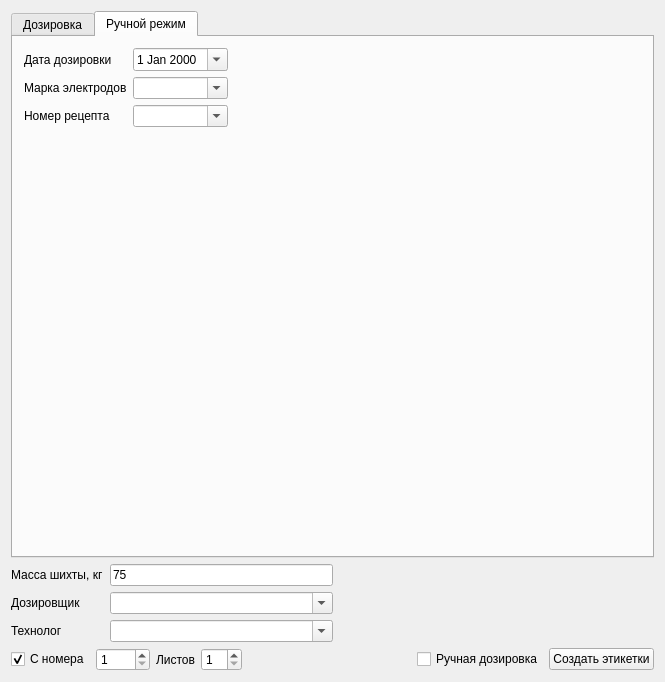
<?xml version="1.0" encoding="UTF-8"?>
<ui version="4.0">
 <class>MainWidget</class>
 <widget class="QWidget" name="MainWidget">
  <property name="geometry">
   <rect>
    <x>0</x>
    <y>0</y>
    <width>665</width>
    <height>682</height>
   </rect>
  </property>
  <property name="windowTitle">
   <string>Этикетки для кюбелей</string>
  </property>
  <layout class="QVBoxLayout" name="verticalLayout_2">
   <item>
    <widget class="QTabWidget" name="tabWidget">
     <property name="currentIndex">
      <number>1</number>
     </property>
     <widget class="QWidget" name="tab">
      <attribute name="title">
       <string>Дозировка</string>
      </attribute>
      <layout class="QVBoxLayout" name="verticalLayout">
       <item>
        <layout class="QHBoxLayout" name="horizontalLayout_3">
         <item>
          <widget class="QLabel" name="label_7">
           <property name="text">
            <string>С</string>
           </property>
          </widget>
         </item>
         <item>
          <widget class="DateEdit" name="dateEditBeg">
           <property name="calendarPopup">
            <bool>true</bool>
           </property>
          </widget>
         </item>
         <item>
          <widget class="QLabel" name="label_8">
           <property name="text">
            <string>По</string>
           </property>
          </widget>
         </item>
         <item>
          <widget class="DateEdit" name="dateEditEnd">
           <property name="calendarPopup">
            <bool>true</bool>
           </property>
          </widget>
         </item>
         <item>
          <widget class="QPushButton" name="cmdUpd">
           <property name="text">
            <string>Обновить</string>
           </property>
          </widget>
         </item>
         <item>
          <spacer name="horizontalSpacer_3">
           <property name="orientation">
            <enum>Qt::Horizontal</enum>
           </property>
           <property name="sizeHint" stdset="0">
            <size>
             <width>40</width>
             <height>20</height>
            </size>
           </property>
          </spacer>
         </item>
        </layout>
       </item>
       <item>
        <widget class="TableView" name="tableViewDoz">
         <property name="selectionMode">
          <enum>QAbstractItemView::SingleSelection</enum>
         </property>
         <property name="selectionBehavior">
          <enum>QAbstractItemView::SelectRows</enum>
         </property>
         <attribute name="verticalHeaderVisible">
          <bool>false</bool>
         </attribute>
        </widget>
       </item>
      </layout>
     </widget>
     <widget class="QWidget" name="tab_2">
      <attribute name="title">
       <string>Ручной режим</string>
      </attribute>
      <layout class="QVBoxLayout" name="verticalLayout_3">
       <item>
        <layout class="QHBoxLayout" name="horizontalLayout_2">
         <item>
          <layout class="QGridLayout" name="gridLayout">
           <item row="0" column="0">
            <widget class="QLabel" name="label_3">
             <property name="text">
              <string>Дата дозировки</string>
             </property>
            </widget>
           </item>
           <item row="0" column="1">
            <widget class="DateEdit" name="dateEditDoz">
             <property name="calendarPopup">
              <bool>true</bool>
             </property>
            </widget>
           </item>
           <item row="1" column="0">
            <widget class="QLabel" name="label_4">
             <property name="text">
              <string>Марка электродов</string>
             </property>
            </widget>
           </item>
           <item row="1" column="1">
            <widget class="ComboBox" name="comboBoxMar">
             <property name="editable">
              <bool>true</bool>
             </property>
            </widget>
           </item>
           <item row="2" column="0">
            <widget class="QLabel" name="label_5">
             <property name="text">
              <string>Номер рецепта</string>
             </property>
            </widget>
           </item>
           <item row="2" column="1">
            <widget class="ComboBox" name="comboBoxRcp">
             <property name="editable">
              <bool>true</bool>
             </property>
            </widget>
           </item>
          </layout>
         </item>
         <item>
          <spacer name="horizontalSpacer_2">
           <property name="orientation">
            <enum>Qt::Horizontal</enum>
           </property>
           <property name="sizeHint" stdset="0">
            <size>
             <width>40</width>
             <height>20</height>
            </size>
           </property>
          </spacer>
         </item>
        </layout>
       </item>
       <item>
        <spacer name="verticalSpacer">
         <property name="orientation">
          <enum>Qt::Vertical</enum>
         </property>
         <property name="sizeHint" stdset="0">
          <size>
           <width>20</width>
           <height>40</height>
          </size>
         </property>
        </spacer>
       </item>
      </layout>
     </widget>
    </widget>
   </item>
   <item>
    <layout class="QHBoxLayout" name="horizontalLayout_4">
     <item>
      <layout class="QGridLayout" name="gridLayout_2">
       <item row="0" column="0">
        <widget class="QLabel" name="label_9">
         <property name="text">
          <string>Масса шихты, кг</string>
         </property>
        </widget>
       </item>
       <item row="0" column="1">
        <widget class="QLineEdit" name="lineEditKvo">
         <property name="text">
          <string>75</string>
         </property>
        </widget>
       </item>
       <item row="1" column="0">
        <widget class="QLabel" name="label">
         <property name="text">
          <string>Дозировщик</string>
         </property>
        </widget>
       </item>
       <item row="1" column="1">
        <widget class="ComboBox" name="comboBoxRab">
         <property name="editable">
          <bool>true</bool>
         </property>
        </widget>
       </item>
       <item row="2" column="0">
        <widget class="QLabel" name="label_2">
         <property name="text">
          <string>Технолог</string>
         </property>
        </widget>
       </item>
       <item row="2" column="1">
        <widget class="ComboBox" name="comboBoxTech">
         <property name="editable">
          <bool>true</bool>
         </property>
        </widget>
       </item>
      </layout>
     </item>
     <item>
      <spacer name="horizontalSpacer_4">
       <property name="orientation">
        <enum>Qt::Horizontal</enum>
       </property>
       <property name="sizeHint" stdset="0">
        <size>
         <width>40</width>
         <height>20</height>
        </size>
       </property>
      </spacer>
     </item>
    </layout>
   </item>
   <item>
    <layout class="QHBoxLayout" name="horizontalLayout">
     <item>
      <widget class="QCheckBox" name="checkBoxNum">
       <property name="text">
        <string>С номера</string>
       </property>
       <property name="checked">
        <bool>true</bool>
       </property>
      </widget>
     </item>
     <item>
      <widget class="QSpinBox" name="spinNum">
       <property name="minimum">
        <number>1</number>
       </property>
       <property name="maximum">
        <number>1000</number>
       </property>
      </widget>
     </item>
     <item>
      <widget class="QLabel" name="label_10">
       <property name="text">
        <string>Листов</string>
       </property>
      </widget>
     </item>
     <item>
      <widget class="QSpinBox" name="spinBoxLst">
       <property name="minimum">
        <number>1</number>
       </property>
      </widget>
     </item>
     <item>
      <spacer name="horizontalSpacer">
       <property name="orientation">
        <enum>Qt::Horizontal</enum>
       </property>
       <property name="sizeHint" stdset="0">
        <size>
         <width>40</width>
         <height>20</height>
        </size>
       </property>
      </spacer>
     </item>
     <item>
      <widget class="QCheckBox" name="checkBoxMan">
       <property name="text">
        <string>Ручная дозировка</string>
       </property>
      </widget>
     </item>
     <item>
      <widget class="QPushButton" name="cmdGo">
       <property name="text">
        <string>Создать этикетки</string>
       </property>
      </widget>
     </item>
    </layout>
   </item>
  </layout>
 </widget>
 <layoutdefault spacing="6" margin="11"/>
 <customwidgets>
  <customwidget>
   <class>TableView</class>
   <extends>QTableView</extends>
   <header>tableview.h</header>
  </customwidget>
  <customwidget>
   <class>DateEdit</class>
   <extends>QDateEdit</extends>
   <header>tableview.h</header>
  </customwidget>
  <customwidget>
   <class>ComboBox</class>
   <extends>QComboBox</extends>
   <header>tableview.h</header>
  </customwidget>
 </customwidgets>
 <resources/>
 <connections/>
</ui>
